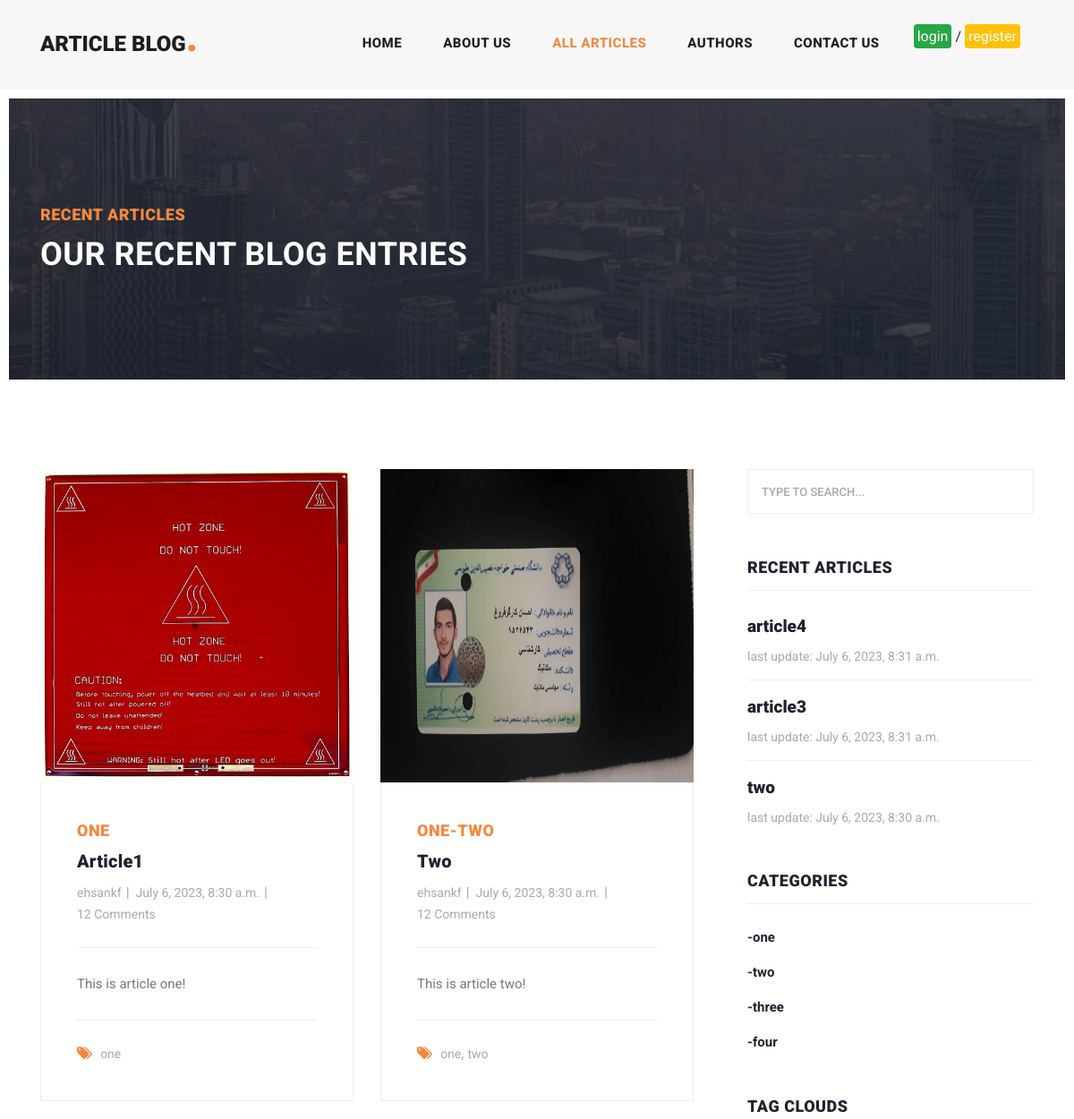
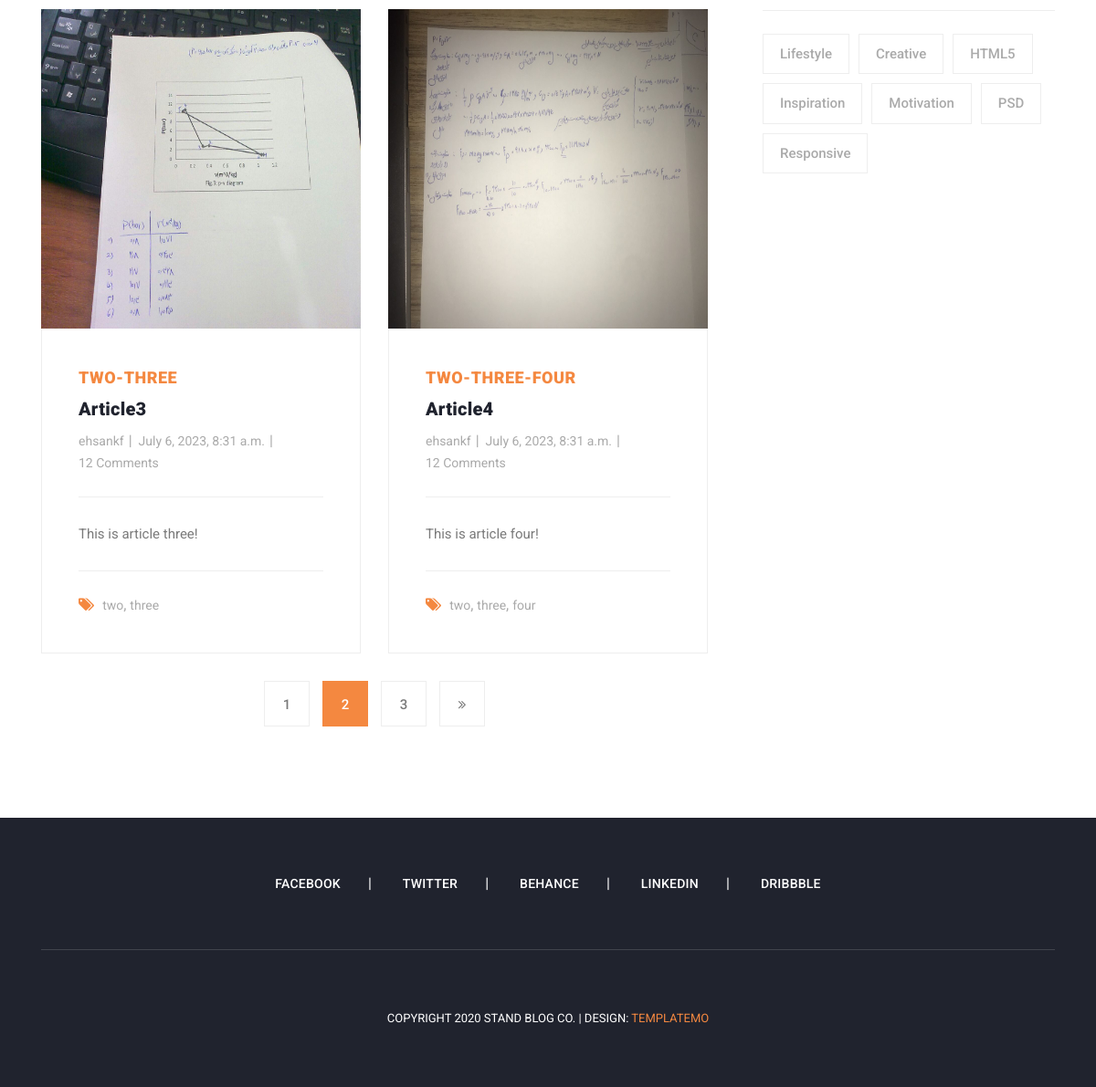
The page /blog/all_articles on the database as committed earlier (2 pictures, top to bottom).
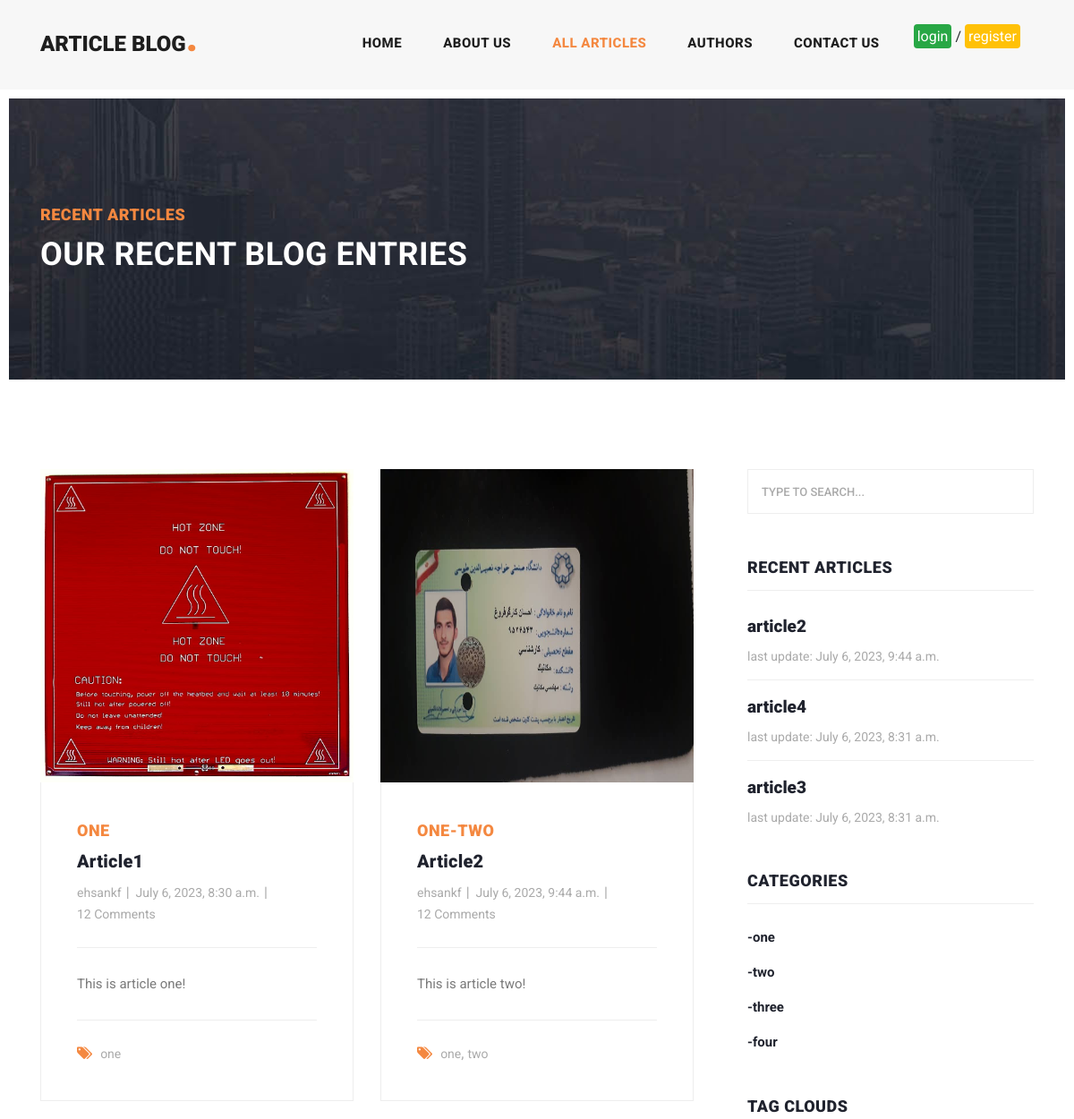
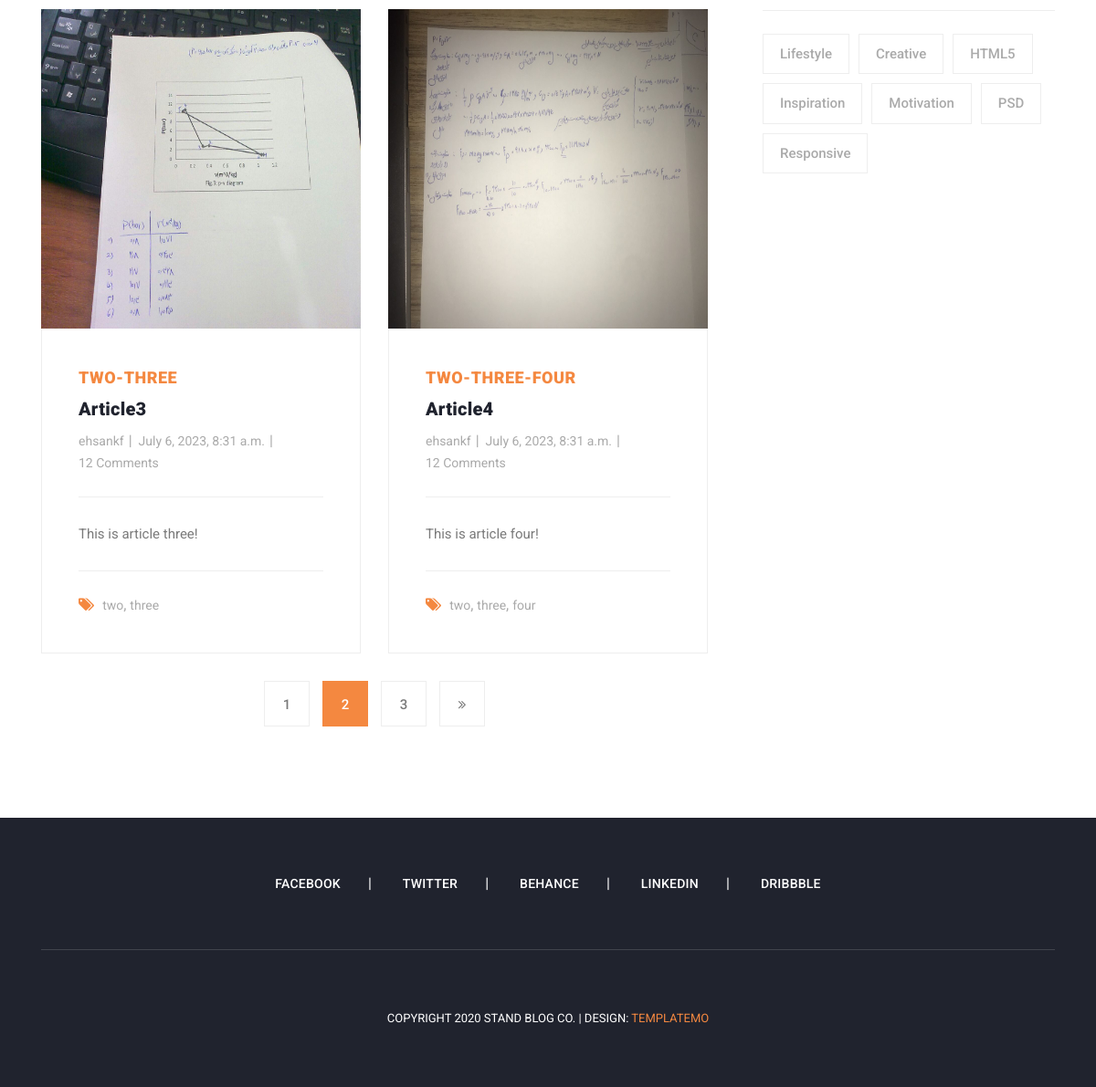
The same page on the database as committed later (2 pictures, top to bottom).
### blog/models.py (models this page shows, shortened)
class Article(models.Model):
    title = models.CharField(max_length=50, unique=True)
    slug = models.CharField(max_length=50, unique=True, editable=False)
    body = models.TextField()
    image = models.ImageField(upload_to="images/articles")
    created = models.DateTimeField(auto_now_add=True, null=True, blank=True)
    updated = models.DateTimeField(auto_now=True, null=True, blank=True)
    category = models.ManyToManyField(Category, related_name="articles")
    author = models.ForeignKey(Author, on_delete=models.CASCADE, related_name="articles")
    def get_absolute_url(self):
        return reverse("blog:article-detail", args=[self.slug])

class Category(models.Model):
    title = models.CharField(max_length=50, unique=True)
    slug = models.CharField(max_length=50, unique=True, editable=False)
    def __str__(self):
        return self.title

### account/models.py (models this page shows, shortened)
class Author(models.Model):
    user = models.OneToOneField(User, on_delete=models.CASCADE)
    first_name = models.CharField(max_length=50)
    last_name = models.CharField(max_length=50)
    email = models.EmailField(null=True, blank=True)
    phone_number = models.CharField(max_length=11, null=True, blank=True)
    image = models.ImageField(upload_to="images/Authors")
    nickname = models.CharField(max_length=30, unique=True)
    slug = models.CharField(max_length=30, unique=True, editable=False)
    def __str__(self):
        return self.nickname

### blog/views.py (the view)
# urls.py: path("all_articles", views.ArticlesListView.as_view(), name="all-articles"),
class ArticlesListView(ListView):
    model = Article
    def get_context_data(self, **kwargs):
        context = super().get_context_data(**kwargs)
        context["txt1"] = "Recent articles"
        context["txt2"] = "Our recent blog entries"
        return context

### context_processors/context_processors.py (called while the page is built)
def recent_articles(request):
    recent_articles = Article.objects.order_by("-updated")[:3]
    return {"recent_articles": recent_articles}

def all_categories(request):
    all_categories = Category.objects.all()
    return {"all_categories": all_categories}

### blog/templates/blog/article_list.html
{% extends "base.html" %}
{% load static %}
{% block content %}
    <div class="heading-page header-text">
        <section class="page-heading">
          <div class="container">
            <div class="row">
              <div class="col-lg-12">
                <div class="text-content">
                  <h4>Recent Articles</h4>
                  <h2>Our Recent Blog Entries</h2>
                </div>
              </div>
            </div>
          </div>
        </section>
      </div>
      <section class="blog-posts grid-system">
        <div class="container">
          <div class="row">
            <div class="col-lg-8">
              <div class="all-blog-posts">
                <div class="row">
                    {% for article in object_list %}
                        <div class="col-lg-6">
                            <div class="blog-post">
                            <div class="blog-thumb">
                                <img height="350 px" src="{{ article.image.url }}" alt="">
                            </div>
                            <div class="down-content">
                                <span>{% for cat in article.category.all %}{{ cat }}{% if cat != article.category.last %}-{% endif %}{% endfor %}</span>
                                <a href="{{ article.get_absolute_url }}"><h4>{{ article.title }}</h4></a>
                                <ul class="post-info">
                                <li><a href="#">{{ article.author }}</a></li>
                                <li><a href="#">{{ article.updated }}</a></li>
                                <li><a href="#">12 Comments</a></li>
                                </ul>
                                <p>{{ article.body }}</p>
                                <div class="post-options">
                                <div class="row">
                                    <div class="col-lg-12">
                                    <ul class="post-tags">
                                        <li><i class="fa fa-tags"></i></li>
                                        {% for cat in article.category.all %}
                                            <li><a href="#">{{ cat }}</a>{% if cat != article.category.last %},{% endif %}</li>
                                        {% endfor %}
                                    </ul>
                                    </div>
                                </div>
                                </div>
                            </div>
                            </div>
                        </div>
                    {% endfor %}
                  <div class="col-lg-12">
                    <ul class="page-numbers">
                      <li><a href="#">1</a></li>
                      <li class="active"><a href="#">2</a></li>
                      <li><a href="#">3</a></li>
                      <li><a href="#"><i class="fa fa-angle-double-right"></i></a></li>
                    </ul>
                  </div>
                </div>
              </div>
            </div>
            <div class="col-lg-4">
              {% include "includes/sidebar.html" %}
            </div>
          </div>
        </div>
      </section>
{% endblock %}

### templates/base.html (shortened to what this page needs)
{% load static %}
<!DOCTYPE html>
<html lang="en">
  <head>
    {% include "includes/head_refrences.html" %}
  </head>
  <body>
    {% include "includes/header.html" %}
    {% block content %}{% endblock %}
    {% include "includes/footer.html" %}
  </body>
</html>

### templates/includes/head_refrences.html (shortened to what this page needs)
{% load static %}
    <link href="{% static 'vendor/bootstrap/css/bootstrap.min.css' %}" rel="stylesheet">
    <link rel="stylesheet" href="{% static 'css/fontawesome.css' %}">
    <link rel="stylesheet" href="{% static 'css/templatemo-stand-blog.css' %}">
    <link rel="stylesheet" href="{% static 'css/owl.css' %}">

### templates/includes/header.html (shortened to what this page needs)
{% load static %}
<header class="">
    <nav class="navbar navbar-expand-lg">
      <div class="container">
        <a class="navbar-brand" href="{% url 'home:home' %}"><h2>Article Blog<em>.</em></h2></a>
        <div class="collapse navbar-collapse" id="navbarResponsive">
          <ul class="navbar-nav ml-auto">
            <li class="nav-item {% if request.resolver_match.url_name == 'home'%}active{% endif %}">
              <a class="nav-link" href="{% url 'home:home' %}">Home
              </a>
            </li>
            <li class="nav-item">
              <a class="nav-link" href="about.html">About Us</a>
            </li>
            <li class="nav-item {% if request.resolver_match.url_name == 'all-articles' %}active{% endif %}">
              <a class="nav-link" href="{% url 'blog:all-articles' %}">All Articles</a>
            </li>
            <li class="nav-item {% if request.resolver_match.url_name == 'all-authors' %}active{% endif %}">
              <a class="nav-link" href="{% url 'blog:all-authors' %}">Authors</a>
            </li>
            <li class="nav-item">
              <a class="nav-link" href="contact.html">Contact Us</a>
            </li>
            {% if request.user.is_authenticated %}
              <li class="nav-item">
                <a href="{% url 'account:logout' %}" class="p-1 bg-danger text-white rounded">logout</a>
              </li>
            {% else %}
              <li class="nav-item">
                <a href="{% url 'account:login' %}" class="p-1 bg-success text-white rounded">login</a><span> /</span>
                <a href="#" class="p-1 bg-warning text-white rounded">register</a>
              </li>
            {% endif %}
          </ul>
        </div>
      </div>
    </nav>
  </header>

### templates/includes/sidebar.html
<div class="sidebar">
  <div class="row">
    <div class="col-lg-12">
      <div class="sidebar-item search">
        <form id="search_form" name="gs" method="GET" action="#">
          <input type="text" name="q" class="searchText" placeholder="type to search..." autocomplete="on">
        </form>
      </div>
    </div>
    <div class="col-lg-12">
      <div class="sidebar-item recent-posts">
        <div class="sidebar-heading">
          <h2>Recent Articles</h2>
        </div>
        <div class="content">
          <ul>
            {% for article in recent_articles %}
            <li><a href="{{ article.get_absolute_url }}">
              <h5>{{ article.title }}</h5>
              <span>last update: {{ article.updated }}</span>
            </a></li>
            {% endfor %}
          </ul>
        </div>
      </div>
    </div>
    <div class="col-lg-12">
      <div class="sidebar-item categories">
        <div class="sidebar-heading">
          <h2>Categories</h2>
        </div>
        <div class="content">
          <ul>
            {% for cat in all_categories %}
              <li><a href="{% url 'blog:category-list' cat.slug %}">-{{ cat.title }}</a></li>
            {% endfor %}
          </ul>
        </div>
      </div>
    </div>
    <div class="col-lg-12">
      <div class="sidebar-item tags">
        <div class="sidebar-heading">
          <h2>Tag Clouds</h2>
        </div>
        <div class="content">
          <ul>
            <li><a href="#">Lifestyle</a></li>
            <li><a href="#">Creative</a></li>
            <li><a href="#">HTML5</a></li>
            <li><a href="#">Inspiration</a></li>
            <li><a href="#">Motivation</a></li>
            <li><a href="#">PSD</a></li>
            <li><a href="#">Responsive</a></li>
          </ul>
        </div>
      </div>
    </div>
  </div>
</div>

### templates/includes/footer.html
{% load static %}
<footer>
    <div class="container">
      <div class="row">
        <div class="col-lg-12">
          <ul class="social-icons">
            <li><a href="#">Facebook</a></li>
            <li><a href="#">Twitter</a></li>
            <li><a href="#">Behance</a></li>
            <li><a href="#">Linkedin</a></li>
            <li><a href="#">Dribbble</a></li>
          </ul>
        </div>
        <div class="col-lg-12">
          <div class="copyright-text">
            <p>Copyright 2020 Stand Blog Co.
               | Design: <a rel="nofollow" href="https://templatemo.com" target="_parent">TemplateMo</a></p>
          </div>
        </div>
      </div>
    </div>
  </footer>

### templates/includes/footer_refrences.html (shortened to what this page needs)
{% load static %}

Rows that differ between the two databases and show on the page:
changed Article "This is article two!": title "Two" → "Article2"; updated "July 6, 2023, 8:30 a.m." → "July 6, 2023, 9:44 a.m."; title "two" → "article2"; moves up the list
